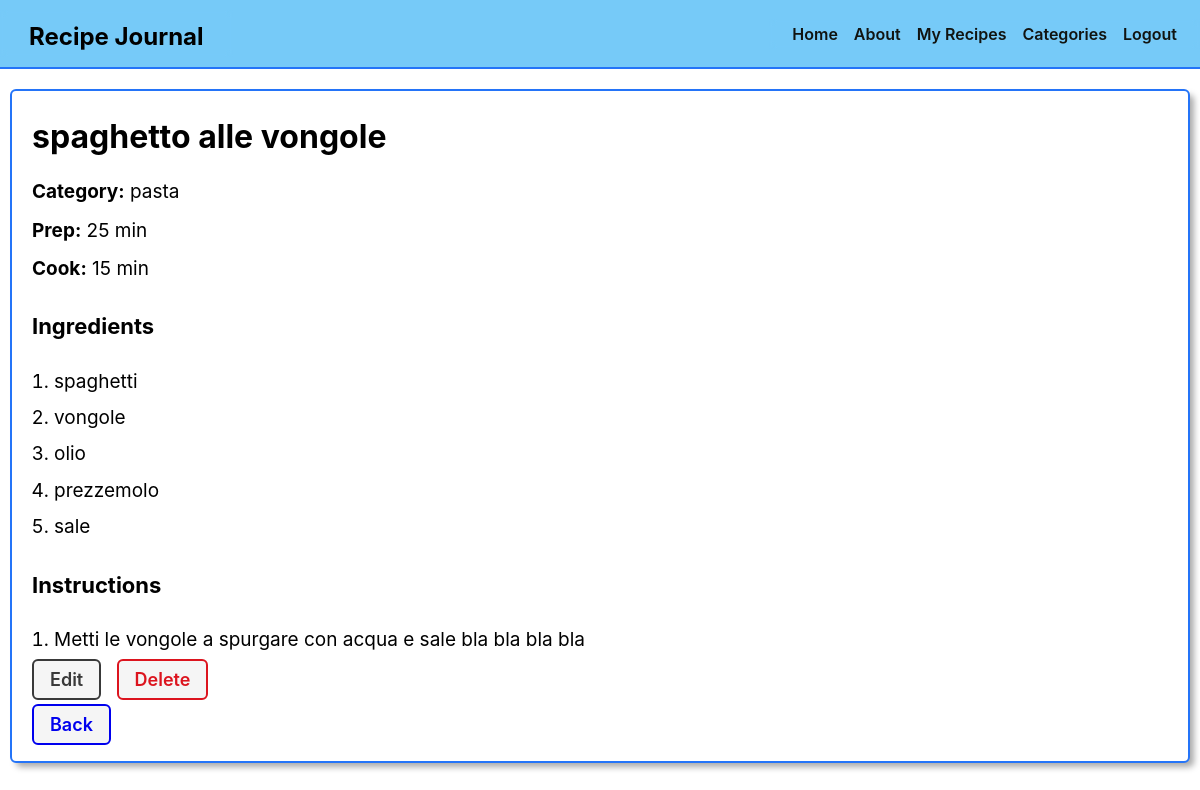
Page /recipes/1/ (signed in) on the earlier database version.
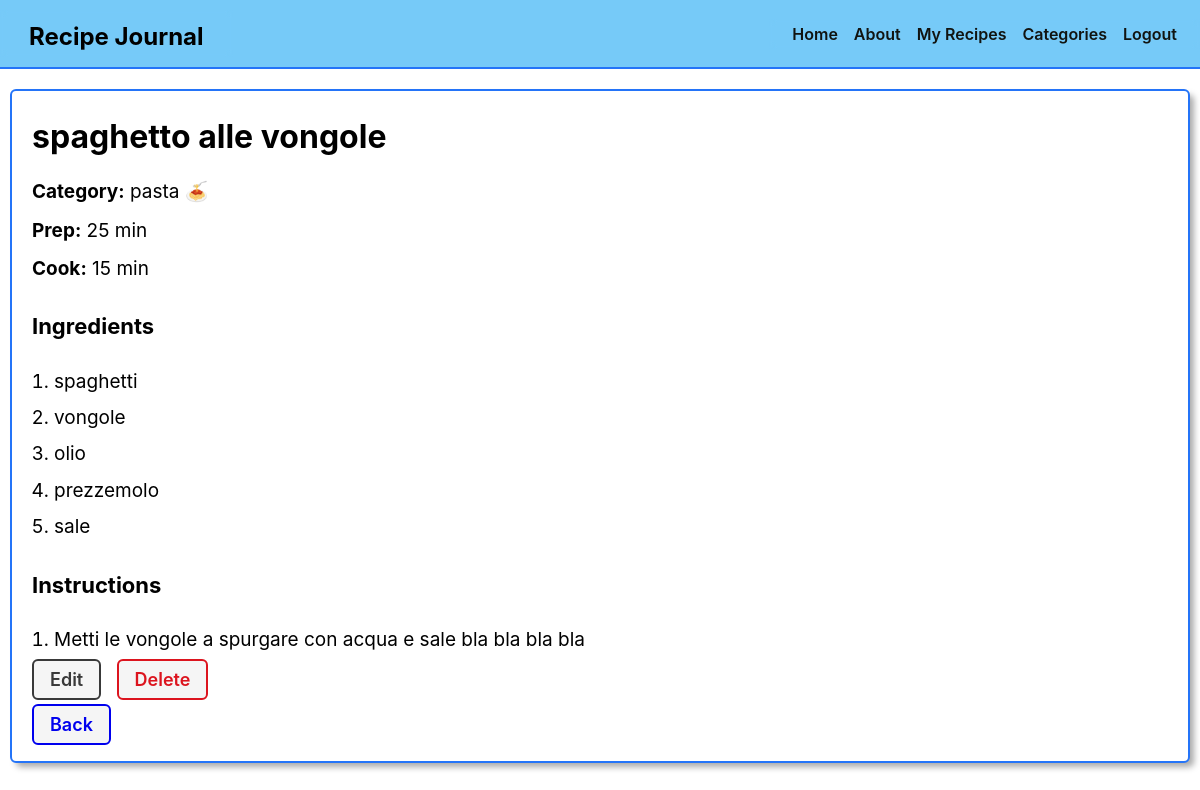
Same page on the later database version.
### main_app/models.py (models this page shows, shortened)
class Recipe(models.Model):
    title = models.CharField(max_length=100)
    prep_time = models.IntegerField()
    cook_time = models.IntegerField()
    ingredients = models.TextField()
    instructions = models.TextField()
    category = models.ForeignKey(Category, on_delete=models.SET_NULL, null=True, blank=True)
    user = models.ForeignKey(User, on_delete=models.CASCADE)

class Category(models.Model):
    name = models.CharField(max_length=50)
    user = models.ForeignKey(User, on_delete=models.CASCADE)
    def __str__(self):
        return self.name

### main_app/views.py (the view)
# urls.py: path('recipes/<int:pk>/', views.RecipeDetail.as_view(), name='recipe-detail'),
class RecipeDetail(LoginRequiredMixin, DetailView):
    model = Recipe
    def get_queryset(self):
        return Recipe.objects.filter(user=self.request.user)

### main_app/templates/main_app/recipe_detail.html
{% extends "base.html" %}
{% block content %}
<section class="recipe-detail">
    <h1>{{ recipe.title }}</h1>
    {% if recipe.category %}
    <p><strong>Category:</strong> {{ recipe.category }}</p>
    {% endif %}
    <p><strong>Prep:</strong> {{ recipe.prep_time }} min</p>
    <p><strong>Cook:</strong> {{ recipe.cook_time }} min</p>
    <h3>Ingredients</h3>
    <ol class="recipe-steps">
        {% for line in recipe.ingredients.splitlines %}
        {% if line %}
        <li>{{ line|cut:"-" }}</li>
        {% endif %}
        {% endfor %}
    </ol>
    <h3>Instructions</h3>
    <ol class="recipe-steps">
        {% for line in recipe.instructions.splitlines %}
        {% if line %}
        <li>{{ line }}</li>
        {% endif %}
        {% endfor %}
    </ol>
    <div class="recipe-actions">
        <a href="{% url 'recipe-update' recipe.id %}" class="btn secondary">Edit</a>
        <a href="{% url 'recipe-delete' recipe.id %}" class="btn danger">Delete</a>
    </div>
    <div style="margin-top:15px;">
        <a href="{% url 'recipe-index' %}" class="btn">Back</a>
    </div>
</section>
{% endblock %}

Differences in the rows shown:
changed through a linked row, Recipe "spaghetto alle vongole": category "pasta" → "pasta 🍝"
